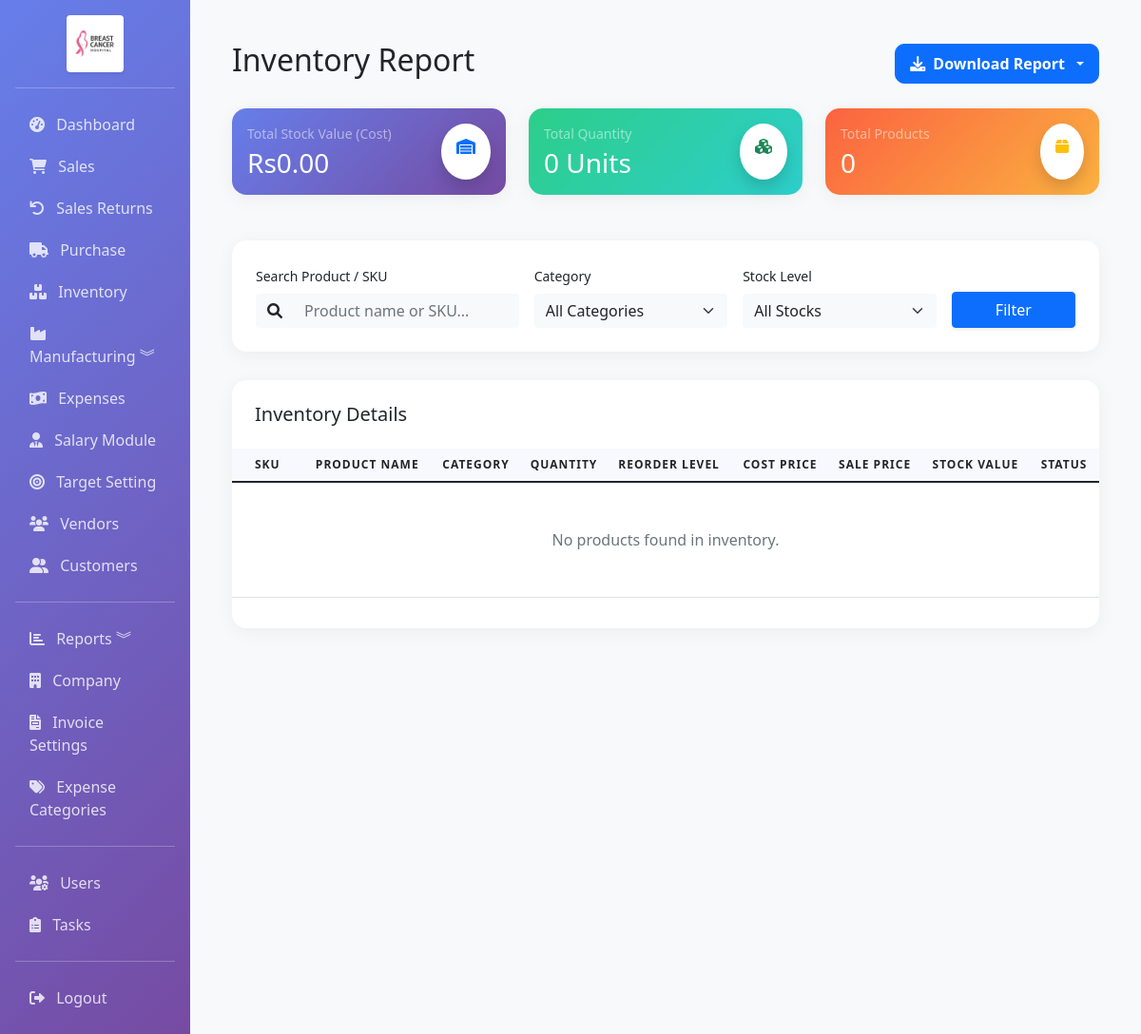
/reports/inventory-report (signed in), run on an earlier commit of the app's database.
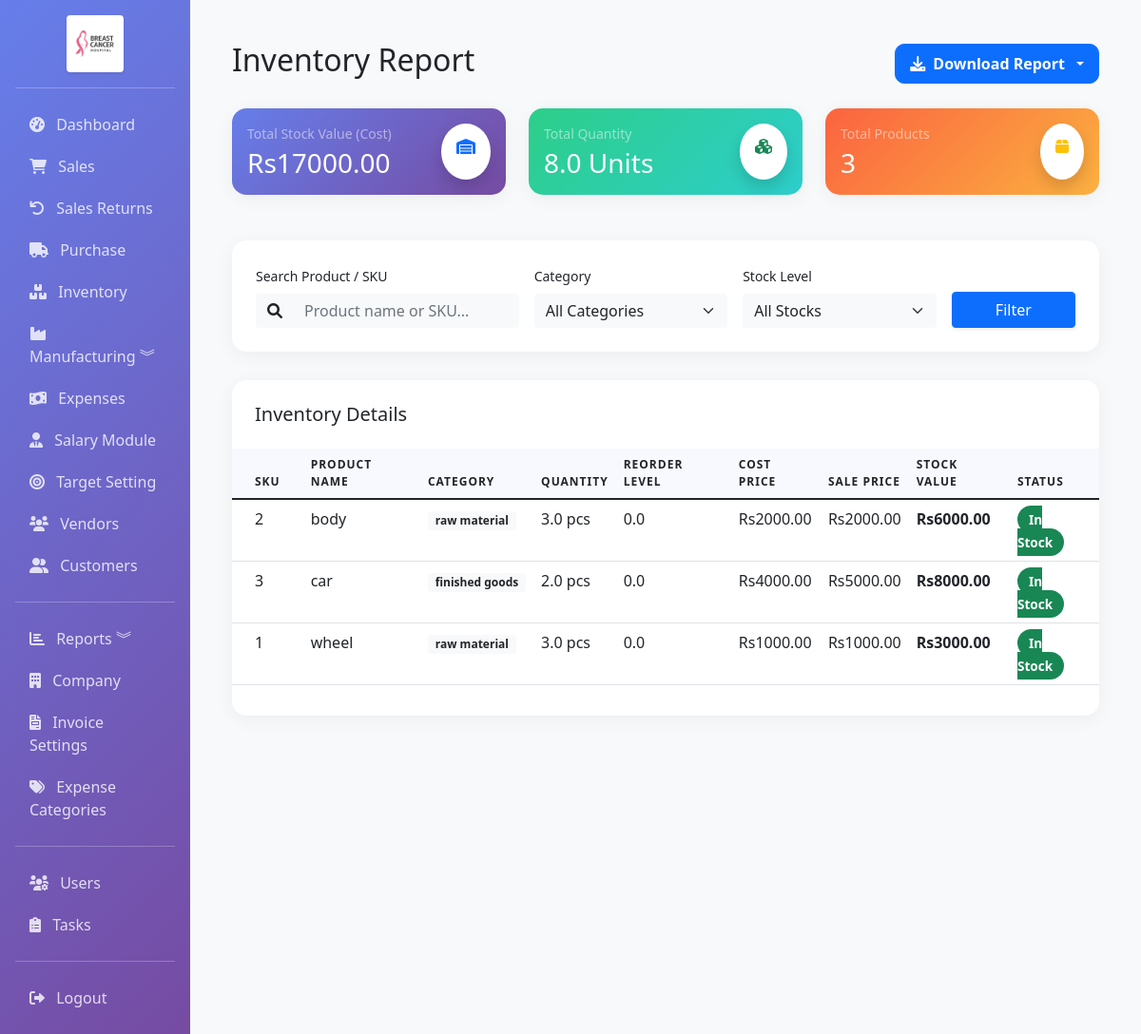
And on a later commit of the database.
### app/models.py (models this page shows, shortened)
class Product(db.Model):
    __tablename__ = 'products'
    id = db.Column(db.Integer, primary_key=True)
    name = db.Column(db.String(100), nullable=False, index=True)
    sku = db.Column(db.String(50), unique=True, nullable=False, index=True)
    barcode = db.Column(db.String(50), index=True)
    description = db.Column(db.Text)
    category = db.Column(db.String(50), index=True)
    brand = db.Column(db.String(50))
    unit = db.Column(db.String(20), default='pcs')  # pcs, kg, meter, etc.
    unit_price = db.Column(db.Float, nullable=False, default=0)
    cost_price = db.Column(db.Float, nullable=False, default=0)
    quantity = db.Column(db.Float, default=0)
    reorder_level = db.Column(db.Float, default=0)
    min_quantity = db.Column(db.Float, default=0)
    max_quantity = db.Column(db.Float, default=0)
    location = db.Column(db.String(100))
    weight = db.Column(db.Float, default=0)
    image_path = db.Column(db.String(255))  # Path to product image
    is_active = db.Column(db.Boolean, default=True)
    is_manufactured = db.Column(db.Boolean, default=False)
    created_at = db.Column(db.DateTime, default=datetime.utcnow)
    updated_at = db.Column(db.DateTime, default=datetime.utcnow, onupdate=datetime.utcnow)
    sale_items = db.relationship('SaleItem', backref='product', lazy=True)
    purchase_items = db.relationship('PurchaseItem', backref='product', lazy=True)
    @property
    def stock_value(self):
        return self.quantity * self.cost_price
    @property
    def is_low_stock(self):
        return self.quantity <= self.reorder_level

### app/routes/reports.py (the view)
@bp.route('/inventory-report')
@login_required
def inventory_report():
    category = request.args.get('category', 'all')
    search = request.args.get('search', '')
    stock_filter = request.args.get('stock_filter', 'all')
    query = Product.query
    if category != 'all':
        query = query.filter(Product.category == category)
    if search:
        query = query.filter(or_(Product.name.ilike(f'%{search}%'), Product.sku.ilike(f'%{search}%')))
    if stock_filter == 'min':
        query = query.filter(Product.quantity <= Product.min_quantity)
    elif stock_filter == 'high':
        query = query.filter(Product.quantity >= Product.max_quantity)
    products = query.order_by(Product.name).all()
    categories = db.session.query(Product.category).distinct().all()
    categories = [c[0] for c in categories if c[0]]
    total_value = sum(p.stock_value for p in products)
    total_items = sum(p.quantity for p in products)
    return render_template('reports/inventory_report.html',
                         products=products,
                         categories=categories,
                         current_category=category,
                         search=search,
                         stock_filter=stock_filter,
                         total_value=total_value,
                         total_items=total_items)

### app/models.py (called while the page is built)
    @property
    def is_admin(self):
        return self.role == 'admin'

### app/templates/reports/inventory_report.html (shortened to what the changed rows need)
{% extends "base.html" %}
{% block content %}
<div class="container-fluid py-4">
    <div class="d-flex justify-content-between align-items-center mb-4">
        <h2 class="font-weight-bold">Inventory Report</h2>
    </div>
    <div class="row mb-4">
        <div class="col-xl-4 col-md-6 mb-4">
            <div class="card report-card bg-gradient-primary text-white">
                <div class="card-body">
                    <div class="d-flex justify-content-between">
                        <div>
                            <p class="text-white-50 small mb-1">Total Stock Value (Cost)</p>
                            <h3 class="mb-0">Rs{{ "%.2f"|format(total_value) }}</h3>
                        </div>
                    </div>
                </div>
            </div>
        </div>
        <div class="col-xl-4 col-md-6 mb-4">
            <div class="card report-card bg-gradient-success text-white">
                <div class="card-body">
                    <div class="d-flex justify-content-between">
                        <div>
                            <p class="text-white-50 small mb-1">Total Quantity</p>
                            <h3 class="mb-0">{{ total_items }} Units</h3>
                        </div>
                    </div>
                </div>
            </div>
        </div>
        <div class="col-xl-4 col-md-6 mb-4">
            <div class="card report-card bg-gradient-warning text-white">
                <div class="card-body">
                    <div class="d-flex justify-content-between">
                        <div>
                            <p class="text-white-50 small mb-1">Total Products</p>
                            <h3 class="mb-0">{{ products|length }}</h3>
                        </div>
                    </div>
                </div>
            </div>
        </div>
    </div>
    <div class="card report-card">
        <div class="card-body px-0">
            <div class="table-responsive">
                <table class="table align-items-center table-flush">
                    <thead>
                        <tr>
                            <th class="px-4">SKU</th>
                            <th>Product Name</th>
                            <th>Category</th>
                            <th>Quantity</th>
                            <th>Reorder Level</th>
                            <th>Cost Price</th>
                            <th>Sale Price</th>
                            <th>Stock Value</th>
                            <th>Status</th>
                        </tr>
                    </thead>
                    <tbody>
                        {% for product in products %}
                        <tr>
                            <td class="px-4 font-weight-bold">{{ product.sku }}</td>
                            <td>{{ product.name }}</td>
                            <td><span class="badge bg-light text-dark">{{ product.category }}</span></td>
                            <td>{{ product.quantity }} {{ product.unit }}</td>
                            <td>{{ product.reorder_level }}</td>
                            <td>Rs{{ "%.2f"|format(product.cost_price) }}</td>
                            <td>Rs{{ "%.2f"|format(product.unit_price) }}</td>
                            <td><strong>Rs{{ "%.2f"|format(product.stock_value) }}</strong></td>
                            <td>
                                {% if product.quantity <= 0 %}
                                <span class="status-badge bg-danger text-white">Out of Stock</span>
                                {% elif product.is_low_stock %}
                                <span class="status-badge bg-warning text-white">Low Stock</span>
                                {% else %}
                                <span class="status-badge bg-success text-white">In Stock</span>
                                {% endif %}
                            </td>
                        </tr>
                        {% endfor %}
                        {% if not products %}
                        <tr>
                            <td colspan="9" class="text-center py-5 text-muted">No products found in inventory.</td>
                        </tr>
                        {% endif %}
                    </tbody>
                </table>
            </div>
        </div>
    </div>
</div>
{% endblock %}

What changed in the data, as far as the page shows it:
added Product: sku "2", name "body", category "raw material", quantity "3.0", unit "pcs", reorder_level "0.0", cost_price "2000.00", unit_price "2000.00", stock_value "6000.00", shows "In Stock"
added Product: sku "3", name "car", category "finished goods", quantity "2.0", unit "pcs", reorder_level "0.0", cost_price "4000.00", unit_price "5000.00", stock_value "8000.00", shows "In Stock"
added Product: sku "1", name "wheel", category "raw material", quantity "3.0", unit "pcs", reorder_level "0.0", cost_price "1000.00", unit_price "1000.00", stock_value "3000.00", shows "In Stock"
Also different on the page:
{{ "%.2f"|format(total_value) }}: "0.00" → "17000.00"
{{ total_items }}: "0" → "8.0"
{{ products|length }}: "0" → "3"
text no longer shown: "No products found in inventory."
